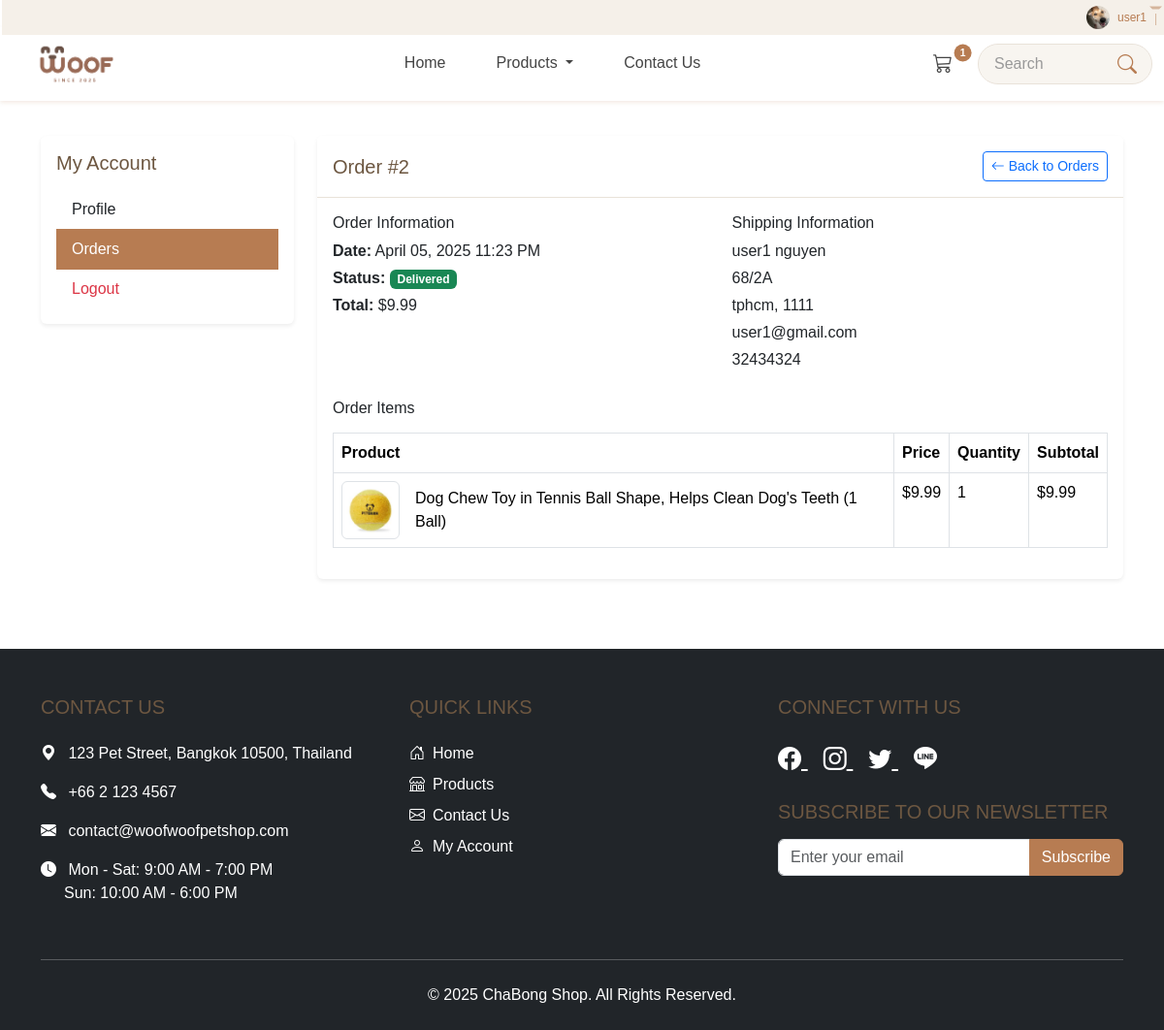
Page /user/order-detail/2 (signed in) on the committed database.
### tables this page shows
CREATE TABLE `users` (
  `id` int(11) NOT NULL,
  `username` varchar(50) NOT NULL,
  `email` varchar(100) NOT NULL,
  `password` varchar(255) NOT NULL,
  `created_at` timestamp NOT NULL DEFAULT current_timestamp(),
  `full_name` varchar(100) DEFAULT NULL,
  `phone` varchar(20) DEFAULT NULL,
  `address` varchar(255) DEFAULT NULL,
  `city` varchar(100) DEFAULT NULL,
  `postal_code` varchar(20) DEFAULT NULL,
  `updated_at` timestamp NOT NULL DEFAULT current_timestamp() ON UPDATE current_timestamp(),
  `state` varchar(50) DEFAULT NULL,
  `last_activity` timestamp NULL DEFAULT NULL,
  `last_login` timestamp NULL DEFAULT NULL,
  `avatar` varchar(255) DEFAULT NULL,
  `google_id` varchar(255) DEFAULT NULL,
  `remember_token` varchar(255) DEFAULT NULL,
  `token_expires` datetime DEFAULT NULL
);

CREATE TABLE `orders` (
  `id` int(11) NOT NULL,
  `user_id` int(11) NOT NULL,
  `name` varchar(100) NOT NULL,
  `email` varchar(100) NOT NULL,
  `address` varchar(255) NOT NULL,
  `city` varchar(100) NOT NULL,
  `postal_code` varchar(20) NOT NULL,
  `phone` varchar(20) DEFAULT NULL,
  `total_amount` decimal(10,2) NOT NULL,
  `status` enum('pending','processing','shipped','delivered','cancelled') NOT NULL DEFAULT 'pending',
  `created_at` timestamp NOT NULL DEFAULT current_timestamp(),
  `updated_at` timestamp NOT NULL DEFAULT current_timestamp() ON UPDATE current_timestamp()
);

CREATE TABLE `order_items` (
  `id` int(11) NOT NULL,
  `order_id` int(11) NOT NULL,
  `product_id` int(11) UNSIGNED NOT NULL,
  `quantity` int(11) NOT NULL,
  `price` decimal(10,2) NOT NULL
);

CREATE TABLE `products` (
  `id` int(11) UNSIGNED NOT NULL,
  `name` varchar(100) NOT NULL,
  `description` text DEFAULT NULL,
  `price` decimal(10,2) NOT NULL,
  `image_url` varchar(255) DEFAULT NULL,
  `stock` int(11) NOT NULL DEFAULT 0,
  `featured` tinyint(1) NOT NULL DEFAULT 0,
  `category_id` int(30) UNSIGNED NOT NULL
);

### views/user/order-detail.php (the view, shortened to what the rows shown need)
<div class="container py-5">
    <div class="row">
        <div class="col-lg-3">
            <div class="card border-0 shadow-sm mb-4">
                <div class="card-body">
                    <h5 class="mb-3">My Account</h5>
                    <div class="list-group list-group-flush">
                        <a href="<?php echo SITE_URL; ?>user/profile" class="list-group-item list-group-item-action">Profile</a>
                        <a href="<?php echo SITE_URL; ?>user/orders" class="list-group-item list-group-item-action active">Orders</a>
                        <a href="<?php echo SITE_URL; ?>user/logout" class="list-group-item list-group-item-action text-danger">Logout</a>
                    </div>
                </div>
            </div>
        </div>
        <div class="col-lg-9">
            <div class="card border-0 shadow-sm mb-4">
                <div class="card-header bg-white py-3 d-flex justify-content-between align-items-center">
                    <h5 class="mb-0">Order #<?php echo $order['id']; ?></h5>
                    <a href="<?php echo SITE_URL; ?>user/orders" class="btn btn-sm btn-outline-primary">
                        <i class="bi bi-arrow-left"></i> Back to Orders
                    </a>
                </div>
                <div class="card-body">
                    <div class="row mb-4">
                        <div class="col-md-6">
                            <h6>Order Information</h6>
                            <p class="mb-1"><strong>Date:</strong> <?php echo date('F d, Y h:i A', strtotime($order['created_at'])); ?></p>
                            <p class="mb-1">
                                <strong>Status:</strong>
                                <?php
                                $statusClass = 'bg-secondary';
                                $statusText = ucfirst($order['status']);
                                switch($order['status']) {
                                    case 'delivered':
                                        $statusClass = 'bg-success';
                                        break;
                                }
                                ?>
                                <span class="badge <?php echo $statusClass; ?>"><?php echo $statusText; ?></span>
                            </p>
                            <p class="mb-1"><strong>Total:</strong> $<?php echo number_format($order['total_amount'], 2); ?></p>
                        </div>
                        <div class="col-md-6">
                            <h6>Shipping Information</h6>
                            <p class="mb-1"><?php echo htmlspecialchars($order['name']); ?></p>
                            <p class="mb-1"><?php echo htmlspecialchars($order['address']); ?></p>
                            <p class="mb-1"><?php echo htmlspecialchars($order['city']); ?>, <?php echo htmlspecialchars($order['postal_code']); ?></p>
                            <p class="mb-1"><?php echo htmlspecialchars($order['email']); ?></p>
                            <?php if (!empty($order['phone'])): ?>
                                <p class="mb-1"><?php echo htmlspecialchars($order['phone']); ?></p>
                            <?php endif; ?>
                        </div>
                    </div>
                    <h6 class="mb-3">Order Items</h6>
                    <div class="table-responsive">
                        <table class="table table-bordered">
                            <thead>
                                <tr>
                                    <th>Product</th>
                                    <th>Price</th>
                                    <th>Quantity</th>
                                    <th>Subtotal</th>
                                </tr>
                            </thead>
                            <tbody>
                                <?php if($orderItems && $orderItems->num_rows > 0): ?>
                                    <?php while ($item = $orderItems->fetch_assoc()): ?>
                                        <tr>
                                            <td>
                                                <div class="d-flex align-items-center">
                                                    <?php if (!empty($item['image_url'])): ?>
                                                        <img src="<?php echo SITE_URL . str_replace('\\', '/', $item['image_url']); ?>" alt="<?php echo htmlspecialchars($item['name']); ?>" class="img-thumbnail me-3" style="width: 60px;">
                                                    <?php endif; ?>
                                                    <span><?php echo htmlspecialchars($item['name']); ?></span>
                                                </div>
                                            </td>
                                            <td>$<?php echo number_format($item['price'], 2); ?></td>
                                            <td><?php echo $item['quantity']; ?></td>
                                            <td>$<?php echo number_format($item['price'] * $item['quantity'], 2); ?></td>
                                        </tr>
                                    <?php endwhile; ?>
                                <?php else: ?>
                                    <tr>
                                        <td colspan="4" class="text-center">No items found for this order.</td>
                                    </tr>
                                <?php endif; ?>
                            </tbody>
                        </table>
                    </div>
                </div>
            </div>
        </div>
    </div>
</div>

### views/layouts/header.php (shortened to what the rows shown need)
<?php
require_once __DIR__ . '/../../includes/SessionManager.php';
?>
<!DOCTYPE html>
<html lang="en">
<head>
    <link href="https://cdn.jsdelivr.net/npm/bootstrap@5.3.3/dist/css/bootstrap.min.css" rel="stylesheet">
    <link rel="stylesheet" href="https://cdn.jsdelivr.net/npm/bootstrap-icons@1.11.3/font/bootstrap-icons.min.css">
    <link rel="stylesheet" href="<?php echo SITE_URL; ?>public/css/style.css">
    <link rel="stylesheet" href="<?php echo SITE_URL; ?>public/css/alert.css">
</head>
<body>
    <header>
        <div class="utility-bar">
            <div class="container-fluid d-flex justify-content-end">
                <?php if(SessionManager::isUserLoggedIn()): ?>
                    <div class="dropdown">
                        <?php
                        require_once __DIR__ . '/../../models/User.php';
                        $db = new Database();
                        $userAvatarModel = new User($db->getConnection());
                        $avatarPath = $userAvatarModel->getUserAvatar($_SESSION['user_id']);
                        if (strpos($avatarPath, 'http') === 0) {
                            $avatarUrl = $avatarPath;
                        } else {
                            $avatarUrl = SITE_URL . str_replace('\\', '/', $avatarPath);
                        }
                        ?>
                        <button class="utility-btn dropdown-toggle d-flex align-items-center" type="button" id="userDropdown" data-bs-toggle="dropdown" aria-expanded="false">
                            <img src="<?php echo $avatarUrl; ?>" alt="Profile" class="rounded-circle me-2" style="width: 24px; height: 24px; object-fit: cover;">
                            <?php echo htmlspecialchars($_SESSION['username']); ?>
                        </button>
                    </div>
                <?php else: ?>
                    <a href="<?php echo SITE_URL; ?>user/login" class="utility-btn me-2">Sign In</a>
                    <a href="<?php echo SITE_URL; ?>user/signup" class="utility-btn">Sign Up</a>
                <?php endif; ?>
            </div>
        </div>
        <nav class="navbar navbar-expand-lg fixed-top">
            <div class="container-fluid">
                <a class="navbar-brand" href="<?php echo SITE_URL; ?>">
                    <img src="<?php echo SITE_URL; ?>public/images/logo.png" alt="<?php echo SITE_NAME; ?> Logo">
                </a>
                <?php if(SessionManager::isUserLoggedIn()): ?>
                        <?php
                        require_once 'models/Cart.php';
                        $cartModel = new Cart();
                        ?>
                <?php endif; ?>
                <div class="offcanvas offcanvas-end" tabindex="-1" id="offcanvasNavbar" aria-labelledby="offcanvasNavbarLabel">
                    <div class="offcanvas-body">
                        <ul class="navbar-nav justify-content-center flex-grow-1 align-items-center nav-underline">
                            <li class="nav-item">
                                <a class="nav-link <?php echo $controller === 'home' ? 'active' : ''; ?>" href="<?php echo SITE_URL; ?>">Home</a>
                            </li>
                            <li class="nav-item dropdown">
                                <a class="nav-link dropdown-toggle <?php echo $controller === 'products' ? 'active' : ''; ?>" href="#" role="button" data-bs-toggle="dropdown" aria-expanded="false">
                                Products
                                </a>
                            </li>
                            <li class="nav-item">
                                <a class="nav-link <?php echo ($pageTitle == 'Contact Us') ? 'active' : ''; ?>" href="<?php echo SITE_URL; ?>contact">
                                    Contact Us
                                </a>
                            </li>
                        </ul>
                    </div>
                </div>
                <?php if(SessionManager::isUserLoggedIn()): ?>
                <div class="nav-item d-none d-lg-block">
                    <a class="nav-link position-relative" href="<?php echo SITE_URL; ?>cart">
                        <i class="bi bi-cart3 fs-5"></i>
                        <?php
                        $cartCount = $cartModel->countItems($_SESSION['user_id']);
                        if ($cartCount > 0) {
                            echo '<span class="position-absolute top-0 start-100 translate-middle badge rounded-pill bg-primary">' . $cartCount . '</span>';
                        }
                        ?>
                    </a>
                </div>
                <?php endif; ?>
                <form id="live-search" class="d-none d-lg-flex position-relative" role="search" action="<?php echo SITE_URL; ?>products/search" method="get">
                    <input id="search-input" class="form-control search-input" type="search" name="search" placeholder="Search" aria-label="Search" value="<?php echo isset($search) ? htmlspecialchars($search) : ''; ?>">
                    <button type="submit" class="btn" style="position: absolute; right: 0; border: none; top: 0; height: 100%; background: none;">
                        <i class="bi bi-search search-icon"></i>
                    </button>
                </form>
            </div>
        </nav>
    </header>
    <main>

### rows in the picture
users: avatar (picture)
orders: id "2", created_at "April 05, 2025 11:23 PM", status "Delivered", total_amount "9.99", name "user1 nguyen", address "68/2A", city "tphcm", postal_code "1111", email "user1@gmail.com", phone "32434324"
order_items: product.name "Dog Chew Toy in Tennis Ball Shape, Helps Clean Dog's Teeth (1 Ball)", price "9.99", quantity "1", $item['price']*$item['quantity'] "9.99"

### other values in the picture
$_SESSION['username'] "user1"
$cartCount "1"
SITE_NAME "ChaBong Shop"
